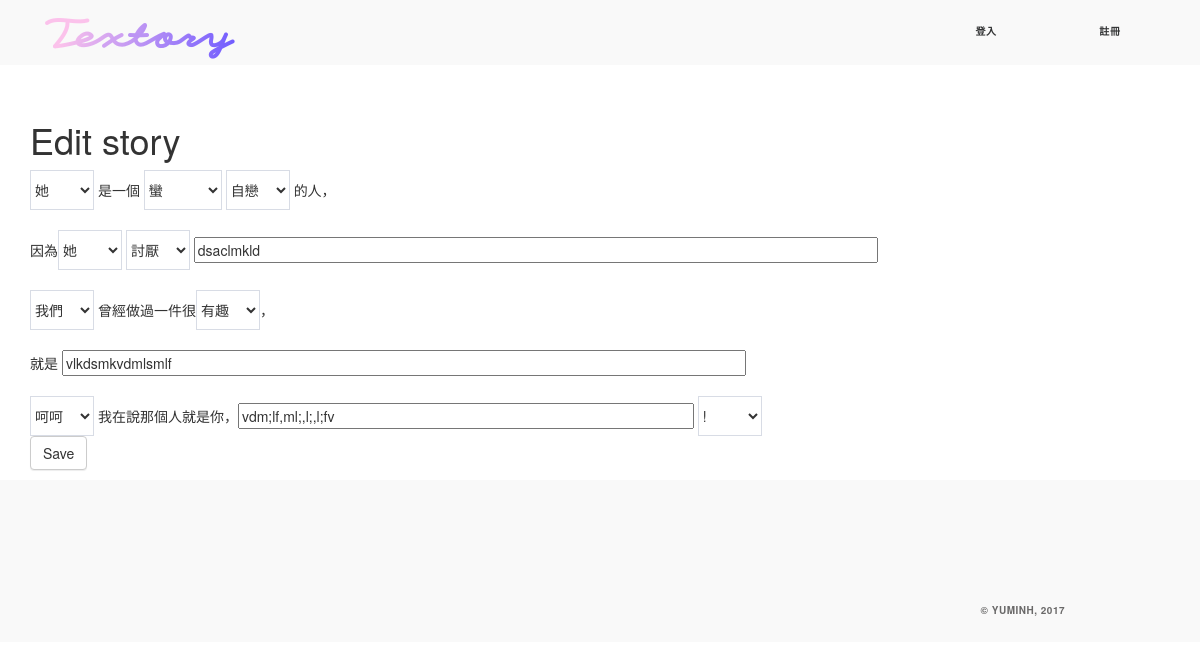
Page /story/7/edit/ on the committed database.
### story/models.py (models this page shows, shortened)
class Story(models.Model):
    author = models.ForeignKey(StoryAuthor, related_name='storys',null=True)
    sb_thing = models.CharField(max_length=30,null=True)
    sb_story = models.CharField(max_length=100,null=True)
    sb_name = models.CharField(max_length=30,null=True)
    SB_GENDER = (
        ('他','他'),
        ('她','她'),
    )
    sb_gender = models.CharField(max_length = 100,null=True,choices = SB_GENDER, )
    SB_ADV = (
        ('有點','有點'),
        ('非常','非常'),
        ('蠻','蠻'),
        ('超級','超級'),
        ('史上無敵','史上無敵'),
    )
    sb_adv = models.CharField(max_length = 100,null=True,choices = SB_ADV)
    SB_ADJ = (
        ('奇怪','奇怪'),
        ('白目','白目'),
        ('有病','有病'),
        ('自戀','自戀'),
        ('搞笑','搞笑'),
        ('孤僻','孤僻'),
        ('嚴肅','嚴肅'),
        ('無趣','無趣'),
        ('奇耙','奇耙'),
        ('可怕','可怕'),
        ('笨蛋','笨蛋'),
        ('健忘','健忘'),
        ('厲害','厲害'),
        ('正常','正常'),
        ('懶惰','懶惰'),
    )
    sb_adj = models.CharField(max_length = 100,null=True,choices = SB_ADJ)
    SB_ABOUT = (
        ('很喜歡','很喜歡'),
        ('不喜歡','不喜歡'),
        ('不吃','不吃'),
        ('討厭','討厭'),
        ('怕','怕'),
        ('常常','常常'),
        ('很會','很會'),
    )
    sb_about = models.CharField(max_length = 100,null=True,choices = SB_ABOUT)
    WHO = (
        ('我們','我們'),
        ('他','他'),
        ('她','她'),
    )
    who = models.CharField(max_length = 100,null=True,choices = WHO)
    STH_ADJ = (
        ('扯','扯'),
        ('蠢','蠢'),
        ('煩','煩'),
        ('誇張','誇張'),
        ('有趣','有趣'),
        ('好笑','好笑'),
        ('丟臉','丟臉'),
        ('瘋狂','瘋狂'),
        ('誇張','誇張'),
        ('無聊','無聊'),
        ('幼稚','幼稚'),
        ('難忘','難忘'),
        ('開心','開心'),
    )
    sth_adj = models.CharField(max_length = 100,null=True,choices = STH_ADJ)
    ITJCTS = (
        ('哎','哎'),
        ('哈哈','哈哈'),
        ('呵呵','呵呵'),
        ('顆顆','顆顆'),
    )
    itjcts = models.CharField(max_length = 100,null=True,choices = ITJCTS)
    MARK = (
        ('~','~'),
        ('!','!'),
        ('!!!','!!!'),
        ('XD','XD'),
        ('>///<','>///<'),
        ('^^','^^'),
        (':)',':)'),
        ('。','。'),
    )
    mark = models.CharField(max_length = 100,null=True,choices = MARK)
    created_date = models.DateTimeField(
            default=timezone.now)
    published_date = models.DateTimeField(
            blank=True, null=True)

### story/views.py (the view)
# urls.py: url(r'^story/(?P<pk>[0-9]+)/edit/$', views.story_edit, name='story_edit'),
def story_edit(request, pk):
    story = get_object_or_404(Story, pk=pk)
    if request.method == "POST":
        form = StoryForm(request.POST, instance=story)
        if form.is_valid():
            story = form.save(commit=False)
            StoryAuthor = request.user
            story.published_date = timezone.now()
            story.save()
            return redirect('story_detail', pk=story.pk)
    else:
        form = StoryForm(instance=story)
    return render(request, 'story/story_edit.html', {'form': form})

### story/forms.py
class StoryForm(forms.ModelForm):
    sb_thing = forms.CharField(widget=forms.TextInput(attrs={'class':'abc1 el-input__inner el-input__inner_m'}))
    sb_story = forms.CharField(widget=forms.TextInput(attrs={'class':'abc2 el-input__inner el-input__inner_m'}))
    sb_name = forms.CharField(widget=forms.TextInput(attrs={'class':'abc3 el-input__inner el-input__inner_s'}))
    def __init__(self, *args, **kwargs):
         super(StoryForm, self).__init__(*args, **kwargs)
         for field_name in self.fields:
            field = self.fields.get(field_name)
            field.widget.attrs['placeholder'] = field.label
            field.label =''
    class Meta:
        model = Story
        fields = (
            'sb_gender',
            'sb_adv',
            'sb_adj',
            'sb_about',
            'sb_thing',
            'who',
            'sth_adj',
            'sb_story',
            'itjcts',
            'sb_name',
            'mark'
        )

### story/templates/story/story_edit.html (shortened to what this page needs)
{% extends 'story/base.html' %}
{% block body %}
<div class="container">
  <h1>Edit story</h1>
  <form method="POST" class="post-form">
    <p>
      {{ form.sb_gender }} 是一個 {{ form.sb_adv }} {{ form.sb_adj }} 的人，
      <br><br>
      因為{{ form.sb_gender }} {{ form.sb_about }} {{ form.sb_thing }}
      <br><br>
      {{ form.who }} 曾經做過一件很{{ form.sth_adj }}，
      <br><br>
      就是 {{ form.sb_story }}
      <br><br>
      {{ form.itjcts }} 我在說那個人就是你，{{ form.sb_name }} {{ form.mark }}
      <br>
      <button type="submit" class="save btn btn-default">Save</button>
    </p>
  </form>
</div>
{% endblock %}

### static/css/story.css (style rules this page uses)
.container { margin-top: 100px; padding: 0 300px; }
select { height: 40px; background: #fff; border: 1px solid #d8dce5; }
.el-input__inner_m { width: 60%; }
.el-input__inner_s { width: 40%; }

### rows in the picture
Story: sb_gender "她", sb_adv "蠻", sb_adj "自戀", sb_about "討厭", sb_thing "dsaclmkld", who "我們", sth_adj "有趣", sb_story "vlkdsmkvdmlsmlf", itjcts "呵呵", sb_name "vdm;lf,ml;,l;,l;fv", mark "!"
